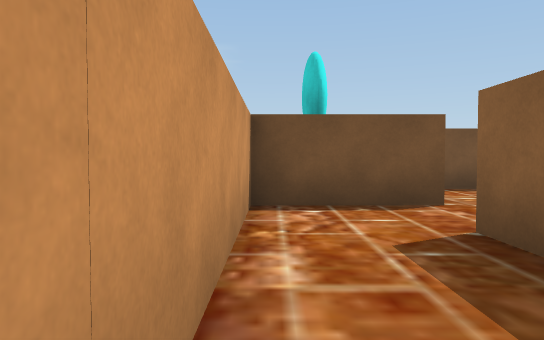
View 1 (above)

16 first-person views from a walk through a 3-D level made in the Unity game engine. The camera is 1.2 m above the floor, tilts 2° down and sees 70° across. The floor is counted in squares, 2 m on a side. Each view is taken from the middle of a square. On the plan, view 1 faces up. The plan holds only what a view shows up to about 11 squares ahead; the rest is blank. The player character is not drawn.

View 2
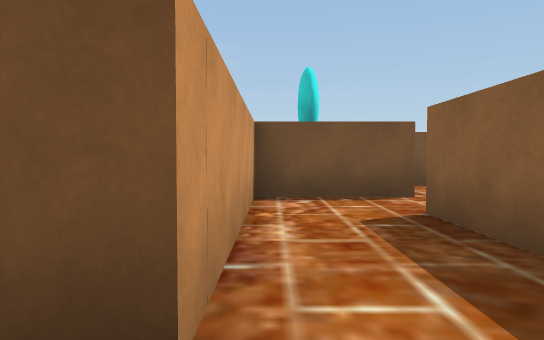

View 3
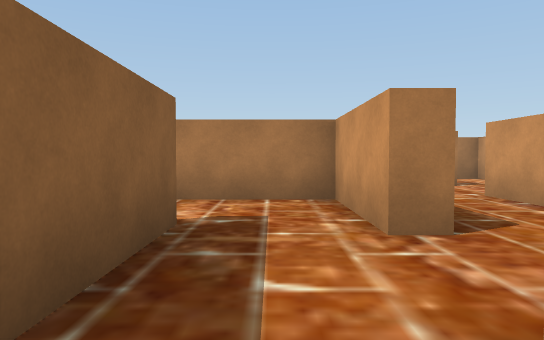

View 4
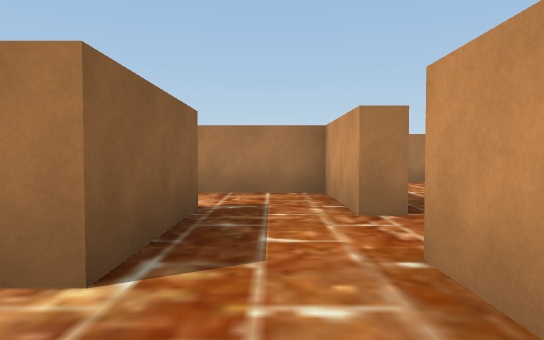

View 5
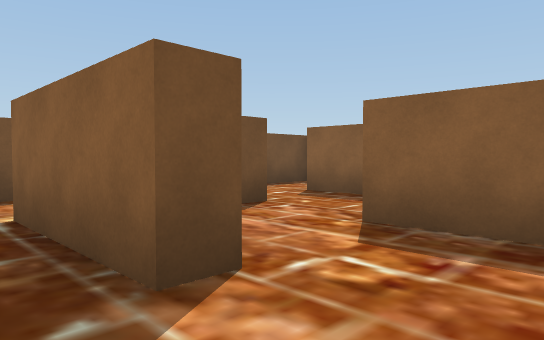

View 6
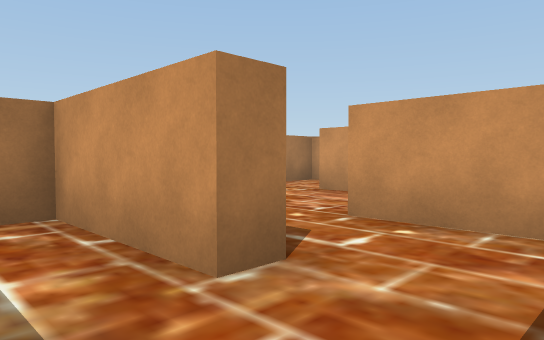

View 7
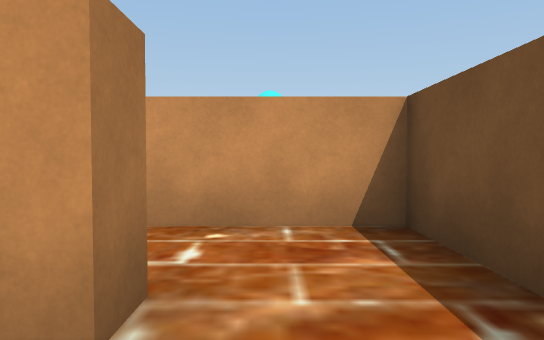

View 8
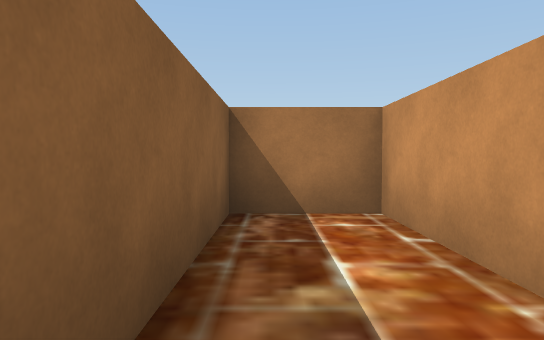

View 9
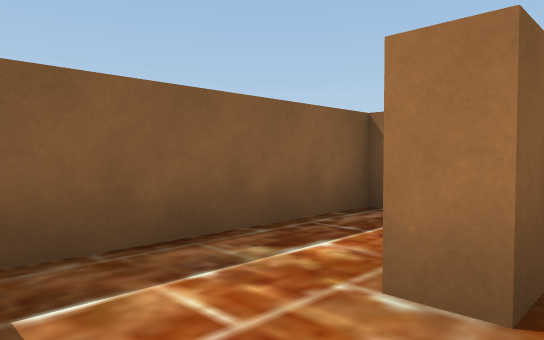

View 10
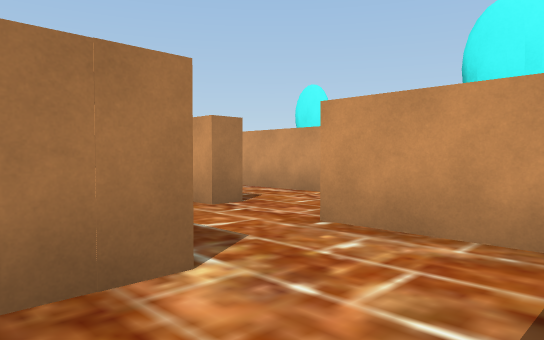

View 11
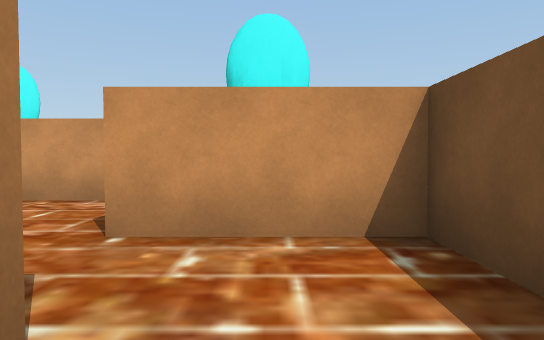

View 12
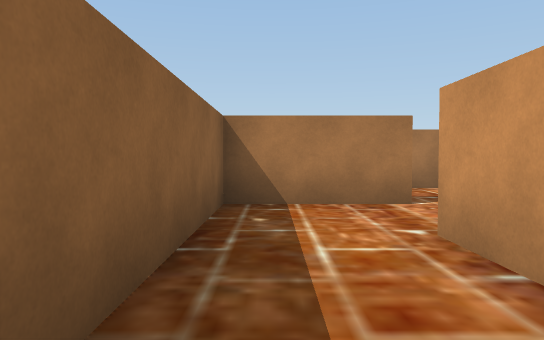

View 13
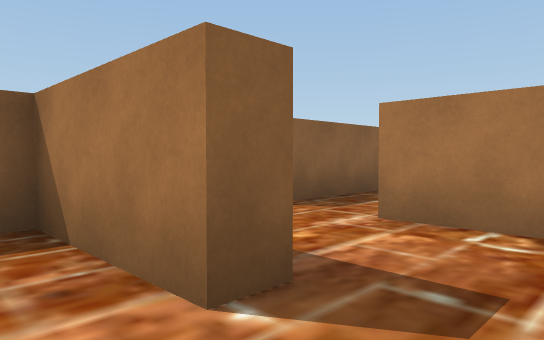

View 14
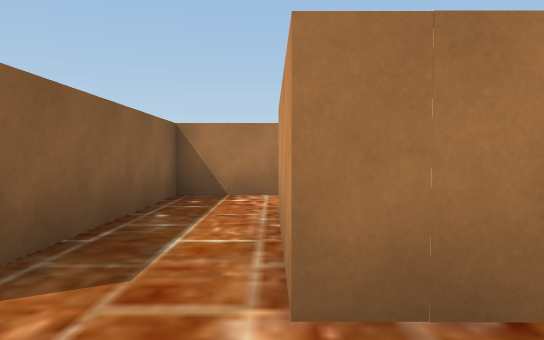

View 15
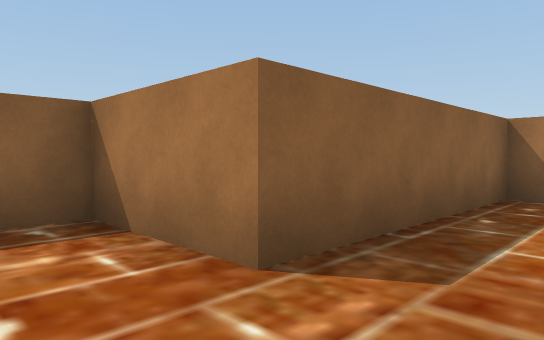

View 16
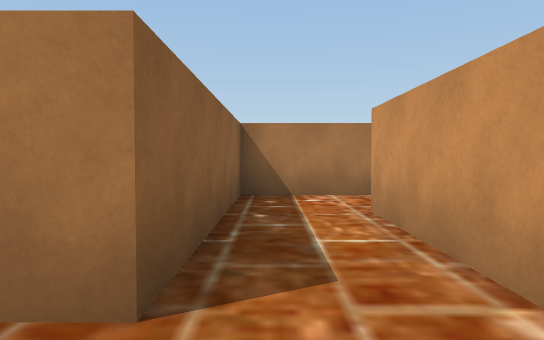

### Floor plan
Points are (right, up) in squares from view 1. A wall is a line through its corners. A room is listed if a view was taken in it or the views show most of it. See-through windows are left out.
Room 1 (views 1, 2, 12, 13)
walls: (-0.8, -1.9) (1.6, -1.9) (1.6, 2.9) (2.1, 2.9); (2.1, 4.8) (-0.3, 4.8) (-0.3, 0.1) (-0.9, 0.1)
ways out: opening at (-1.5, -2) to room 6; opening at (2, 4) to room 8
Room 2 (views 3, 4, 10, 11)
walls: (4.2, 7.2) (2.1, 7.2) (2.1, 4.8); (3.8, 5.3) (4.8, 5.3)
ways out: opening at (3, 5) to room 8
Room 3 (view 5)
walls: (2.1, 2.9) (2.1, 0.6) (4.4, 0.6); (4.3, 2.6) (3.8, 2.6) (3.8, 3.6)
ways out: opening at (3, 3) to room 8; opening at (4, 1.5)
Room 4 (views 6, 7, 8)
walls: (8.4, 5.5) (8.8, 5.5) (8.8, 2.9) (10.4, 2.9) (10.4, 6.6); (10.4, 7.2) (8.4, 7.2)
ways out: opening at (8, 6.5) to room 5
Room 5 (view 9)
walls: (8.4, 7.2) (6.7, 7.2) (6.7, 4.8)
ways out: opening at (8, 6.5) to room 4; opening at (7, 5)
Room 6 (views 14, 15)
walls: (-0.8, -2.5) (-0.8, -1.9); (-2.5, -4) (-2.5, -4.4) (-0.1, -4.4)
ways out: opening at (-1.5, -2) to room 1; opening at (0, -3.5) to room 7
Room 7 (view 16)
walls: (-0.1, -4.4) (-0.1, -7.2); (0.6, -9) (1.6, -9) (1.6, -4.4) (2.6, -4.4)
ways out: opening at (0, -3.5) to room 6; opening at (0, -8); opening at (2, -3.5)
Room 8 (no view inside)
walls: (3.8, 3.6) (3.8, 5.3)
ways out: opening at (2, 4) to room 1; opening at (3, 5) to room 2; opening at (3, 3) to room 3
Room 9 (no view inside)
walls: (6.7, 4.8) (6.1, 4.8)
ways out: opening at (5, 3); opening at (6, 4)

Positions as (right, up) in squares from view 1, and headings:
1: (0, 0), facing up
2: (0, -1), facing up
3: (3, 6), facing down
4: (3, 7), facing down
5: (3, 1), facing up-right
6: (10, 7), facing down-left
7: (10, 6), facing left
8: (10, 7), facing down
9: (8, 7), facing down-right
10: (5, 7), facing down-left
11: (5, 6), facing left
12: (1, 3), facing down
13: (-2, -1), facing down-right
14: (0, -3), facing down
15: (0, -3), facing down-right
16: (1, -3), facing down
